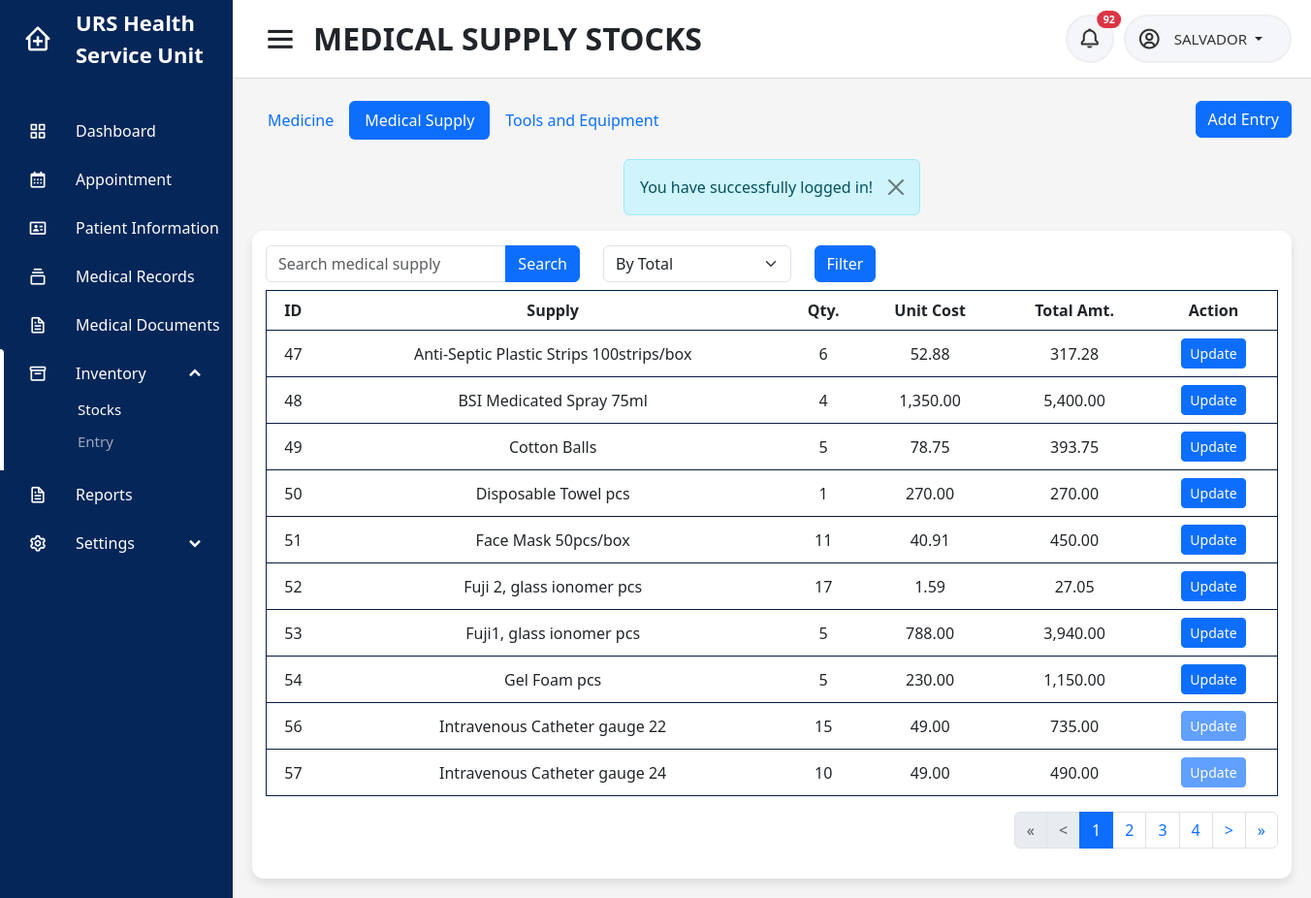
Before: /users/nurse/sup_stocks_total.php (signed in) with the older database file.
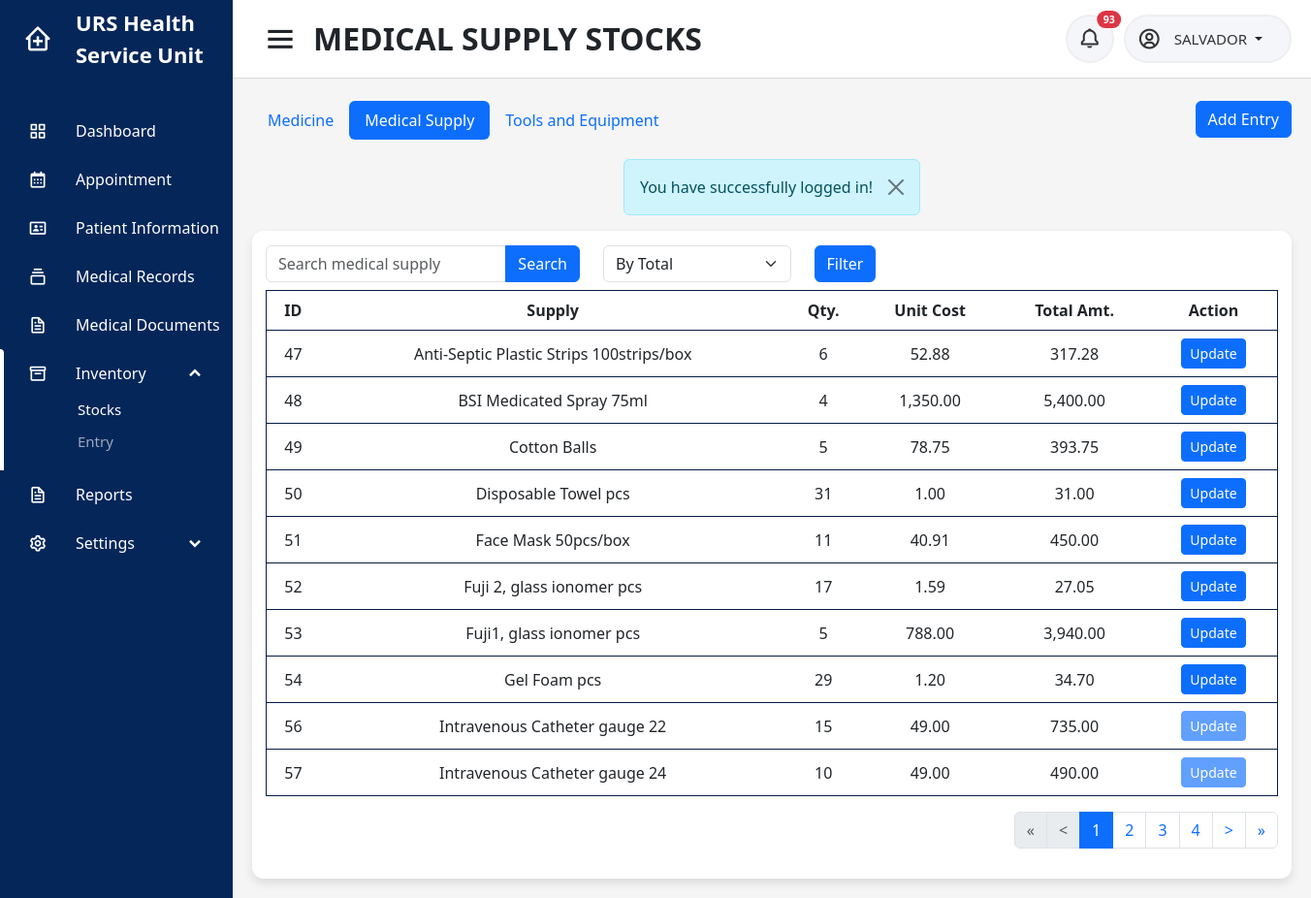
After: the same page with the newer database file.
### tables this page shows
CREATE TABLE `inv_total` (
  `id` int(11) NOT NULL,
  `campus` varchar(45) NOT NULL,
  `type` varchar(45) NOT NULL,
  `stockid` varchar(45) NOT NULL,
  `stock_name` tinytext NOT NULL,
  `open` int(11) NOT NULL,
  `closed` int(11) NOT NULL,
  `qty` int(11) NOT NULL,
  `unit_cost` float NOT NULL,
  `datetime` datetime NOT NULL
);

### users/nurse/sup_stocks_total.php (the view, shortened to what the changed rows need)
<?php
include('../../connection.php');
$userid = $_SESSION['userid'];
$campus = $_SESSION['campus'];
$rows_per_page = 10;
$page = isset($_GET['page']) ? $_GET['page'] : 1;
$start = ($page - 1) * $rows_per_page;
?>
<!DOCTYPE html>
<html lang="en" dir="ltr">
<head>
    <?php include('../../includes/header.php'); ?>
</head>
<body id="<?php echo $id ?>">
    <section class="home-section">
        <nav>
            <div class="right-nav">
                <div class="notification-button">
                    <button type="button" class="btn btn-sm position-relative" onclick="window.location.href = 'notification'">
                        <i class='bx bx-bell'></i>
                        <?php
                        $sql = "SELECT au.id, au.user, au.campus, au.activity, au.datetime, au.status, ac.firstname, ac.middlename, ac.lastname, ac.campus, i.image FROM audit_trail au INNER JOIN account ac ON ac.accountid = au.user INNER JOIN patient_image i ON i.patient_id = au.user WHERE ((au.activity LIKE '%added a walk-in schedule%' AND au.activity LIKE '%$campus%') OR (au.activity LIKE '%cancelled a walk-in schedule%' AND au.activity LIKE '%$campus%') OR au.activity LIKE 'sent%' OR au.activity LIKE 'cancelled%' OR au.activity LIKE 'uploaded medical document%' OR au.activity LIKE '%expired%') AND au.status='unread' AND au.user != '$userid' ORDER BY au.datetime DESC";
                        $result = mysqli_query($conn, $sql);
                        if ($row = mysqli_num_rows($result)) {
                        ?>
                            <span class="position-absolute top-0 start-100 translate-middle badge rounded-pill bg-danger">
                                <?= $row ?>
                            </span>
                        <?php
                        }
                        ?>
                    </button>
                </div>
            </div>
        </nav>
        <div class="home-content">
            <div class="overview-boxes">
                        <?php include('modals/nurseaddsupstocks_total_modal.php'); ?>
                <div class="content">
                    <div class="row">
                        <div class="col-sm-12">
                            <div class="table-responsive">
                                <table class="table">
                                    <thead class="head">
                                        <tr>
                                            <th>ID</th>
                                            <th>Supply</th>
                                            <th>Qty.</th>
                                            <th>Unit Cost</th>
                                            <th>Total Amt.</th>
                                            <th>Action</th>
                                        </tr>
                                    </thead>
                                    <tbody>
                                        <?php
                                        if (isset($_GET['supply']) && $_GET['supply'] != '') {
                                            $supply = $_GET['supply'];
                                            $count = 1;
                                            $sql = "SELECT id, campus, type, stockid, stock_name, open, closed, qty, unit_cost, state FROM inv_total i INNER JOIN supply s ON s.supid=i.stockid WHERE campus = '$campus' AND type = 'supply' AND stock_name LIKE '%$supply%' AND qty > 0  ORDER BY stock_name LIMIT $start, $rows_per_page";
                                            $result = mysqli_query($conn, $sql);
                                        } else {
                                            $sql = "SELECT id, campus, type, stockid, stock_name, open, closed, qty, unit_cost, state FROM inv_total i INNER JOIN supply s ON s.supid=i.stockid WHERE campus = '$campus' AND type = 'supply' AND qty > 0  ORDER BY stock_name LIMIT $start, $rows_per_page";
                                            $result = mysqli_query($conn, $sql);
                                        }
                                        if ($result) {
                                            if (mysqli_num_rows($result) > 0) {
                                                while ($data = mysqli_fetch_array($result)) {
                                        ?>
                                                    <tr>
                                                        <td><?php echo $data['id']; ?></td>
                                                        <td><?php echo $data['stock_name'] ?></td>
                                                        <td><?php echo $data['qty'] ?></td>
                                                        <td><?php echo number_format($data['unit_cost'], 2, '.'); ?></td>
                                                        <td><?php echo number_format(($data['unit_cost'] * $data['qty']), 2, '.'); ?></td>
                                                        <?php
                                                        if ($data['state'] == 'open-close') {
                                                        ?>
                                                            <td><button type="button" class="btn btn-primary btn-sm" data-bs-toggle="modal" data-bs-target="#updatesup<?php echo $data['stockid']; ?>">Update</button></td>
                                                        <?php } else { ?>
                                                            <td><button type="button" class="btn btn-primary btn-sm" disabled>Update</button></td>
                                                        <?php } ?>
                                                    </tr>
                                                <?php
                                                }
                                            }
                                        }
                                        ?>
                                    </tbody>
                                </table>
                            </div>
                        </div>
                    </div>
                </div>
            </div>
        </div>
    </section>
</body>
</html>

Changed rows visible on the page:
changed inv_total "Disposable Towel pcs": qty "1" → "31"; unit_cost "270.00" → "1.00"; $data['unit_cost'] * $data['qty'] "270.00" → "31.00"
changed inv_total "Gel Foam pcs": qty "5" → "29"; unit_cost "230.00" → "1.20"; $data['unit_cost'] * $data['qty'] "1,150.00" → "34.70"
Other visible differences:
$row: "92" → "93"
